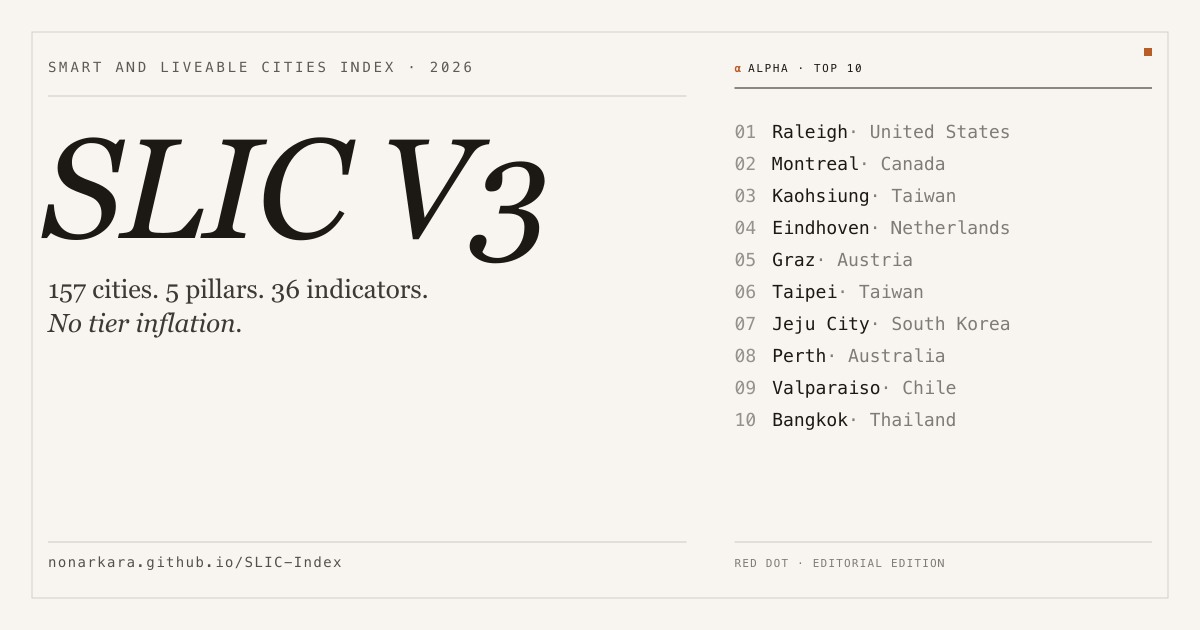
#> input picture og-image.png, 1200 x 630 px
$ python key-logo.py ../og-image.png out.png
#> lines starting #> are read from the running program, lines starting #| are printed output that depends on the picture; after the words box and inside, x2 and y2 are one past the last pixel; in counts of white or black regions, pixels touching at a corner belong together
#!/usr/bin/env python3
"""
Key a partner logo off its paper so it can sit on the cream ground.

Every partner logo in the repository is a raster that was exported on white.
Shown on the cream, each one carries a visible white rectangle — the same
defect as the black "SL" plate, only lighter. The fix is to key the paper off
and let the mark float on the page.

The paper is not flat. A JPEG export of a logo carries compression noise and,
for the SDW file, a blue frame; the corners of an opaque PNG sit at
rgb(240,245,240) while the middle sits at rgb(255,255,255). A constant matte
keys the corners unevenly and leaves a pale rim. So the paper is fitted as a
smooth surface instead: a degree-2 polynomial per channel, fitted only to the
near-white pixels.

Coverage is measured by projecting each pixel onto the ray from the local
paper colour toward each ink colour. A pixel that is a blend of paper and ink
f with coverage a satisfies C - B = a (f - B), so the projection is exactly a,
and the largest projection over the palette recovers the coverage even on
anti-aliased edges.

The recovered ink colour is the measured colour where coverage is solid, and
the palette colour at partial coverage. Un-matting a single blended pixel
back to its source colour amplifies the noise by 1/a, and it showed on the
first attempt: the edge pixels came out a median of 40/255 pale. The artwork
is flat colour, so the palette entry IS the truth at an edge.

The palette is recovered automatically (k-means over the ink pixels) so no
colour is hand-typed and cannot drift from the artwork.

    python3 scripts/key-logo.py SOURCE OUTPUT [--crop L T R B] [--name NAME]

Writes a tight-cropped RGBA PNG. Prints what it found, so a run that keyed
badly is visible in the log rather than in the footer.
"""
import argparse
import pathlib

import numpy as np
from PIL import Image


def fit_paper(rgb, h, w):
    """Fit the paper as a degree-2 polynomial surface, per channel."""
    ys, xs = np.mgrid[0:h, 0:w]
    xf = (xs / max(w - 1, 1)).ravel()
    yf = (ys / max(h - 1, 1)).ravel()

    cols = []
    for i in range(3):
        for j in range(3 - i):
            cols.append((xf**i) * (yf**j))
    basis = np.stack(cols, axis=1)

    paper = (rgb.min(axis=2) > 225) & (rgb.max(axis=2) < 255.02)
    idx = np.flatnonzero(paper.ravel())
    if idx.size > 30000:
        idx = idx[:: max(1, idx.size // 30000)]

    surface = np.empty((h, w, 3))
    for c in range(3):
        coef, *_ = np.linalg.lstsq(basis[idx], rgb[:, :, c].ravel()[idx], rcond=None)
        surface[:, :, c] = (basis @ coef).reshape(h, w)
    # The fit overshoots 255 in places, and a float over 255 cast to uint8
    # wraps to 0 - a black hole in the paper. Clamp before it can wrap.
    return np.clip(surface, 0, 255), paper


def recover_palette(rgb, surface, paper, k=8):
    """k-means over the ink pixels, then merge the near-duplicate clusters."""
    delta = rgb - surface
    dist = np.linalg.norm(delta, axis=2)
    solid = (~paper) & (dist > 0.45 * dist.max())
    samples = rgb[solid]
    if samples.shape[0] < 50:
        return np.array([[0.0, 0.0, 0.0]])

    samples = samples[:: max(1, samples.shape[0] // 20000)]
    centres = samples[np.linspace(0, samples.shape[0] - 1, k).astype(int)]
    for _ in range(30):
        d = ((samples[:, None, :] - centres[None, :, :]) ** 2).sum(axis=2)
        labels = d.argmin(axis=1)
        for j in range(k):
            member = samples[labels == j]
            if member.shape[0] > 0:
                centres[j] = member.mean(axis=0)
    order = np.argsort(-np.bincount(labels, minlength=k))
    palette = [centres[j] for j in order if (labels == j).sum() > 0]
    merged = []
    for c in palette:
        if not any(np.linalg.norm(c - m) < 26 for m in merged):
            merged.append(c)
    return np.array(merged)


def key(source, output, crop=None, label=""):
#> called with source = '../og-image.png', output = 'out.png', label = ''
    im = Image.open(source).convert("RGBA")
#> im is the input picture: PIL image 1200x630 RGBA; mean R, G, B, A 240.9, 237.9, 232.9, 255
    if crop:
        im = im.crop(crop)
    arr = np.asarray(im).astype(np.float64)
    h, w, _ = arr.shape
#> h = 630; w = 1200
    rgb = arr[:, :, :3]

    surface, paper = fit_paper(rgb, h, w)
#> in fit_paper, `paper = (rgb.min(axis=2) > 225) & (rgb.max(axis=2) < 255.02)`:
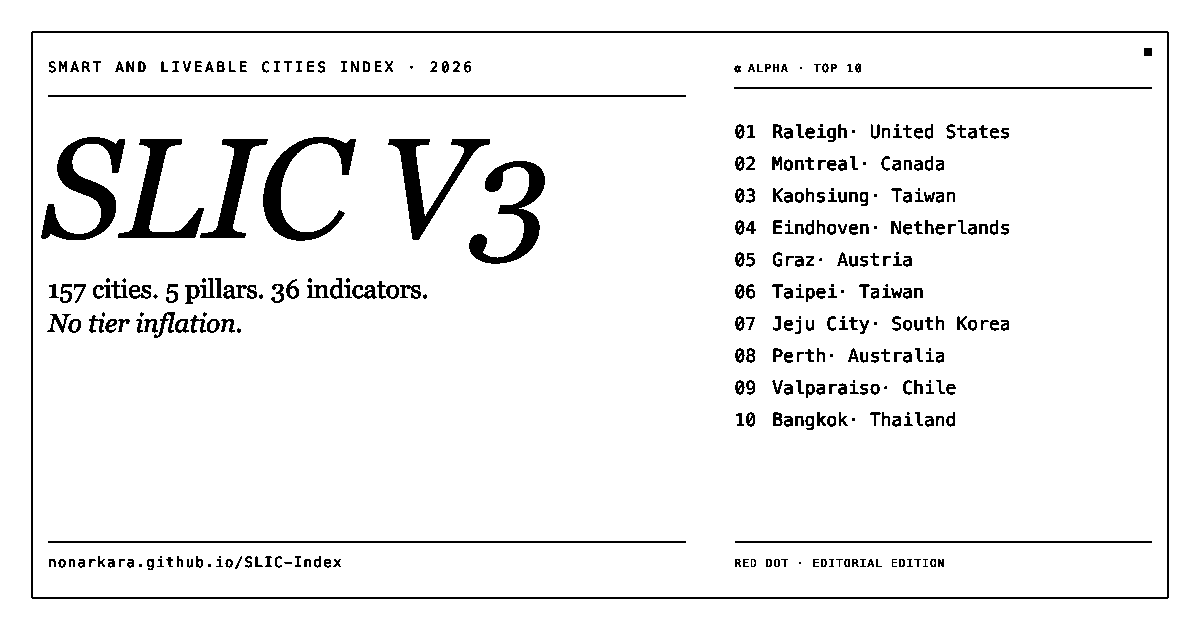
#> paper: shape (630, 1200) bool; 94.1% white; 353 black regions (47 under 20 px), largest, box (x1, y1, x2, y2) and area: (31, 31, 1169, 599) 6804, (41, 137, 125, 240) 3008, (263, 137, 356, 241) 2707
#> the loop in fit_paper, `for c in range(3):` made 3 passes
#> coef on passes 1 to 3: [248, -0.136, 0.163, -0.0561, -0.0206, 0.0598], [245, -0.135, 0.161, -0.0608, -0.0184, 0.0631], [240, -0.127, 0.155, -0.0544, -0.0207, 0.0594]
    resid = np.abs(rgb - surface).max(axis=2)
    palette = recover_palette(rgb, surface, paper)
#> in recover_palette, `solid = (~paper) & (dist > 0.45 * dist.max())`: solid: shape (630, 1200) bool; 3.3% white; 511 white regions (296 under 20 px), largest, box (x1, y1, x2, y2) and area: (41, 137, 125, 240) 2786, (264, 137, 355, 240) 2496, (470, 161, 545, 263) 2393
#> in recover_palette, `centres = samples[np.linspace(0, samples.shape[0] - 1, k).astype(int)]`: centres = [[184, 92, 40], [28, 25, 20], [28, 25, 20], [28, 25, 20], [28, 25, 20], [28, 25, 20], [87, 84, 80], [123, 120, 115]]
#> after the loop in recover_palette, `for _ in range(30):`: centres = [[185.9, 96.29, 45.66], [64.72, 62.26, 57.38], [53.8, 51.32, 45.94], [43.03, 39.62, 34.95], [33.66, 30.81, 25.64], [28.02, 25.02, 20.02], [97.43, 94.38, 89.69], [133.7, 130.5, 126]]
#> in recover_palette, `order = np.argsort(-np.bincount(labels, minlength=k))`: order = [5, 7, 1, 6, 3, 2, 4, 0]
#> in recover_palette, `palette = [centres[j] for j in order if (labels == j).sum() > 0]`: palette = [[28.02, 25.02, 20.02], [133.7, 130.5, 126], [64.72, 62.26, 57.38], [97.43, 94.38, 89.69], [43.03, 39.62, 34.95], [53.8, 51.32, 45.94], [33.66, 30.81, 25.64], [185.9, 96.29, 45.66]]
#> the loop in recover_palette, `for c in palette:` made 8 passes
#> after the loop in recover_palette, `for c in palette:`: merged = [[28.02, 25.02, 20.02], [133.7, 130.5, 126], [64.72, 62.26, 57.38], [97.43, 94.38, 89.69], [185.9, 96.29, 45.66]]
#> palette has the same summary as merged in recover_palette

    delta = rgb - surface
    projs = []
    for f in palette:
        v = f - surface
        denom = np.maximum((v * v).sum(axis=2), 1e-6)
        projs.append((delta * v).sum(axis=2) / denom)
#> this loop made 5 passes
#> pass 1, in key, `denom = np.maximum((v * v).sum(axis=2), 1e-6)`:
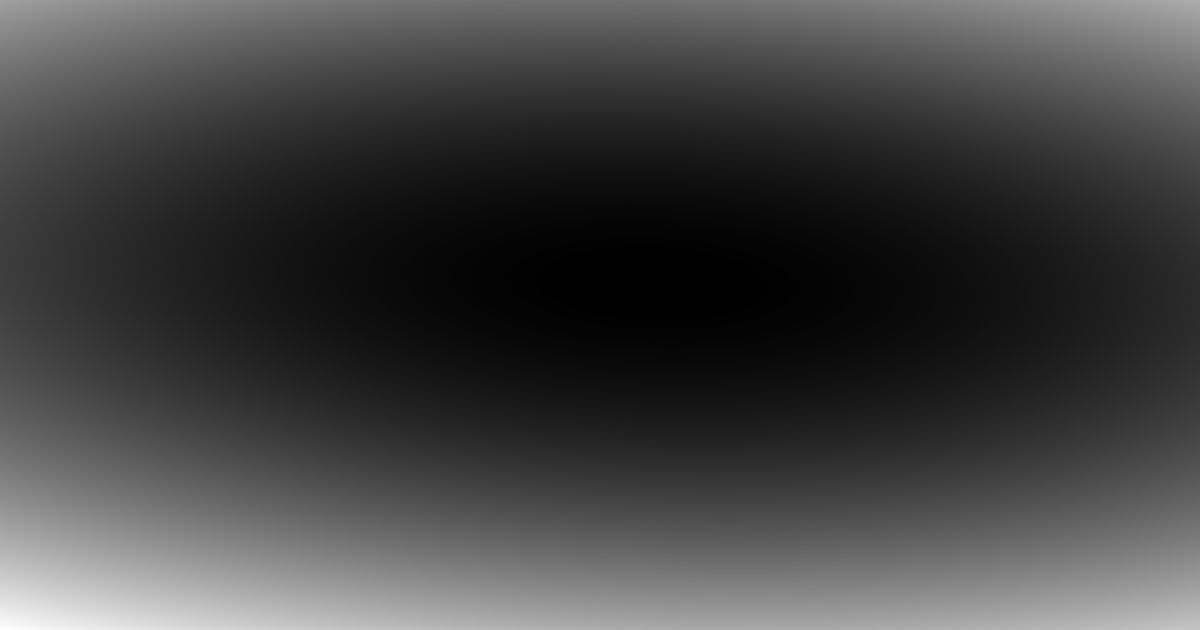
#> denom: shape (630, 1200) float64; min 145120.6, max 145216, mean 145145.7; drawn with min black and max white
#> pass 2, in key, `v = f - surface`:
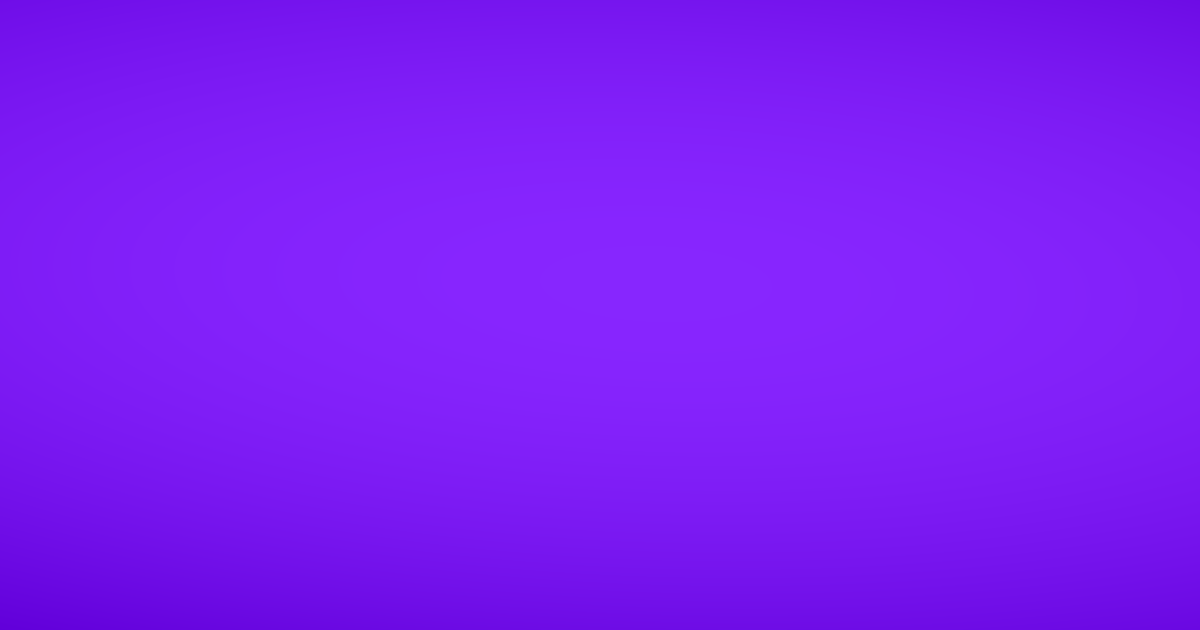
#> v: shape (630, 1200, 3) float64; mean R, G, B -114.3, -114.4, -114; drawn with min black and max white
#> after the loop, projs = 5 items
    projs = np.stack(projs, axis=0)
    winner = projs.argmax(axis=0)
#> winner: shape (630, 1200) int64; 4 distinct labels, from 0 to 4
    best = projs.max(axis=0)

    alpha = np.clip(best, 0.0, 1.0)
    alpha[paper & (resid < 12)] = 0.0
#> alpha: shape (630, 1200) float64; min 0, max 1, mean 0.0412

    fg = np.empty_like(rgb)
    solid = alpha >= 0.98
#> solid: shape (630, 1200) bool; 2.9% white; 502 white regions (342 under 20 px), largest, box (x1, y1, x2, y2) and area: (41, 137, 125, 240) 2763, (264, 137, 355, 240) 2469, (470, 161, 545, 263) 2369
    fg[solid] = rgb[solid]                            # measured: median error 1.0
    partial = (alpha > 0.0) & (~solid)
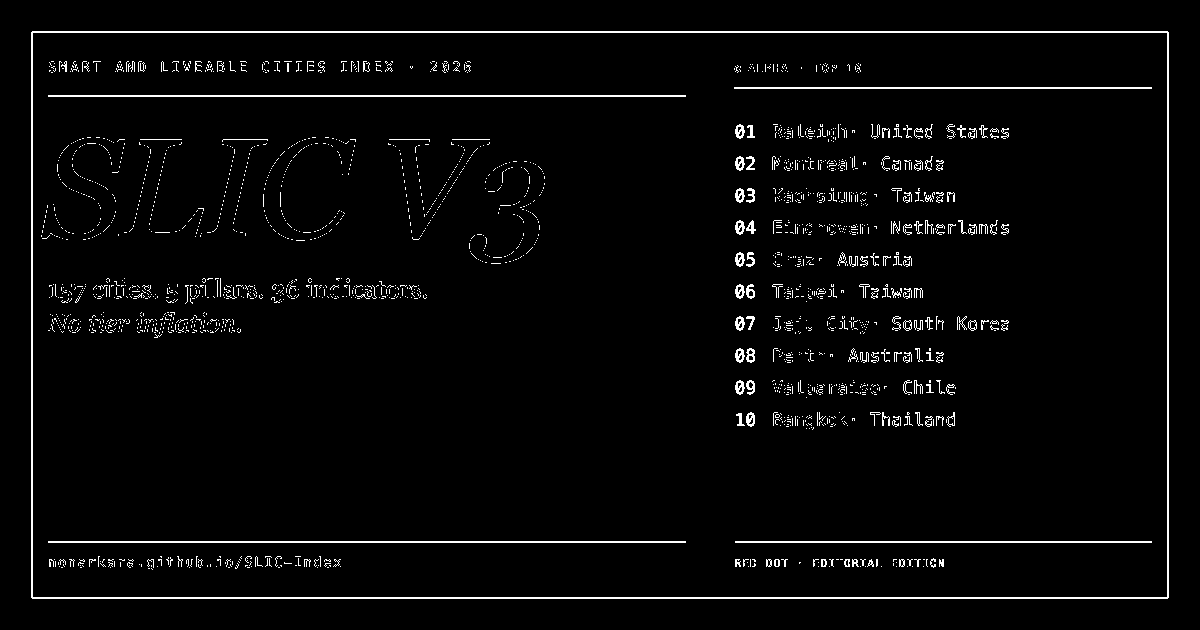
#> partial: shape (630, 1200) bool; 3% white in thin lines or dots, all inside (x1, y1, x2, y2) = (31, 31, 1169, 599)
    for i, f in enumerate(palette):
        fg[partial & (winner == i)] = f               # the truth at an edge
    fg[alpha <= 0.0] = surface[alpha <= 0.0]

    out = np.dstack([fg, alpha * 255.0]).astype(np.uint8)
    mark = Image.fromarray(out)

    # Crop to the ink's bounding box, with a hair of breathing room.
    rows = np.where((alpha > 0.02).sum(axis=1) > 0)[0]
#> rows = 568 values from 31 to 598
    cols = np.where((alpha > 0.02).sum(axis=0) > 0)[0]
#> cols = 1138 values from 31 to 1168
    if rows.size == 0 or cols.size == 0:
        raise SystemExit(f"{label or source}: nothing left after keying")
    pad = 2
    box = (
        max(0, int(cols[0]) - pad),
        max(0, int(rows[0]) - pad),
        min(mark.size[0], int(cols[-1]) + 1 + pad),
        min(mark.size[1], int(rows[-1]) + 1 + pad),
    )
#> box = (29, 29, 1171, 601)
    mark = mark.crop(box)
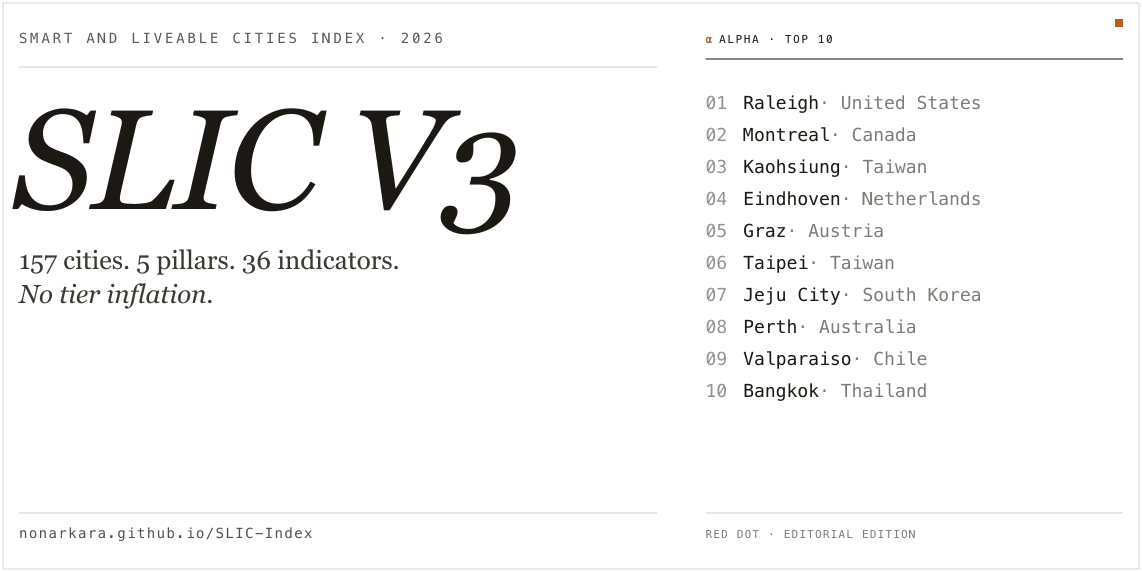
#> mark: PIL image 1142x572 RGBA; mean R, G, B, A 236.4, 233.4, 228.4, 12.1; transparent parts drawn white
    mark.save(output, optimize=True)

    # ── report ──────────────────────────────────────────────────────────────
    check = np.asarray(mark).astype(float)
    a = check[:, :, 3] / 255.0
    edge = (a > 0.02) & (a < 0.98)
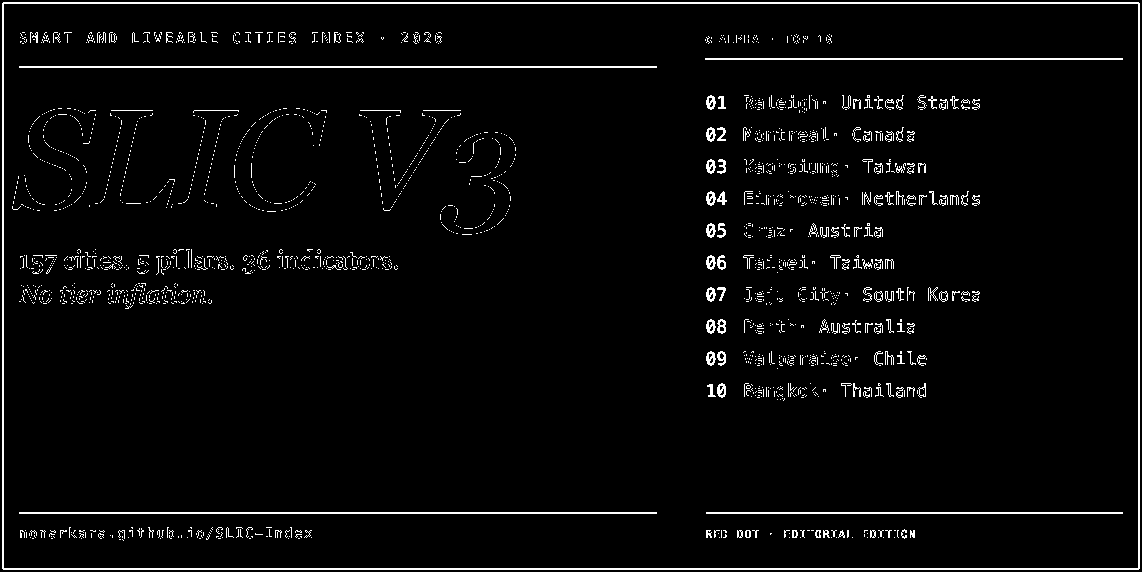
#> edge: shape (572, 1142) bool; 3.5% white in thin lines or dots
    if edge.sum():
        d = np.abs(check[:, :, :3][edge][:, None, :] - palette[None, :, :]).max(axis=2)
        edge_med, edge_max = np.median(d.min(axis=1)), d.min(axis=1).max()
#> edge_med = 0.955; edge_max = 2.46
    else:
        edge_med = edge_max = 0.0
    print(
        f"{label or pathlib.Path(source).name}: {mark.size[0]}x{mark.size[1]}  "
        f"paper residual median {np.median(resid[paper]):.2f}  "
        f"palette {[f'#{int(c[0]):02x}{int(c[1]):02x}{int(c[2]):02x}' for c in palette]}  "
        f"edge distance median {edge_med:.1f} max {edge_max:.1f}  "
        f"transparent {int((a < 0.01).sum())}px  ink-on-transparent {int(((a < 0.01) & (check[:, :, :3].max(axis=2) < 200)).sum())}px"
    )
#| og-image.png: 1142x572  paper residual median 0.03  palette ['#1c1914', '#85827d', '#403e39', '#615e59', '#b9602d']  edge distance median 1.0 max 2.5  transparent 608086px  ink-on-transparent 0px


if __name__ == "__main__":
    ap = argparse.ArgumentParser()
    ap.add_argument("source")
    ap.add_argument("output")
    ap.add_argument("--crop", nargs=4, type=int, metavar=("L", "T", "R", "B"))
    ap.add_argument("--name", default="")
    args = ap.parse_args()
    key(args.source, args.output, tuple(args.crop) if args.crop else None, args.name)
